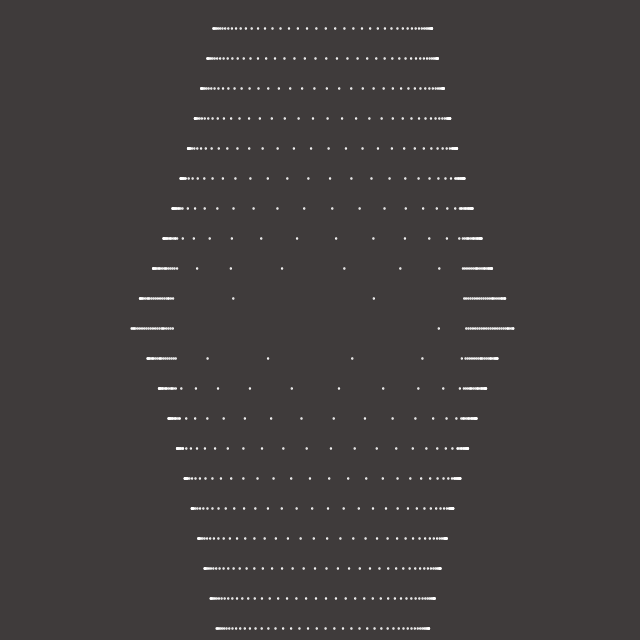
Frame 1 (no input)
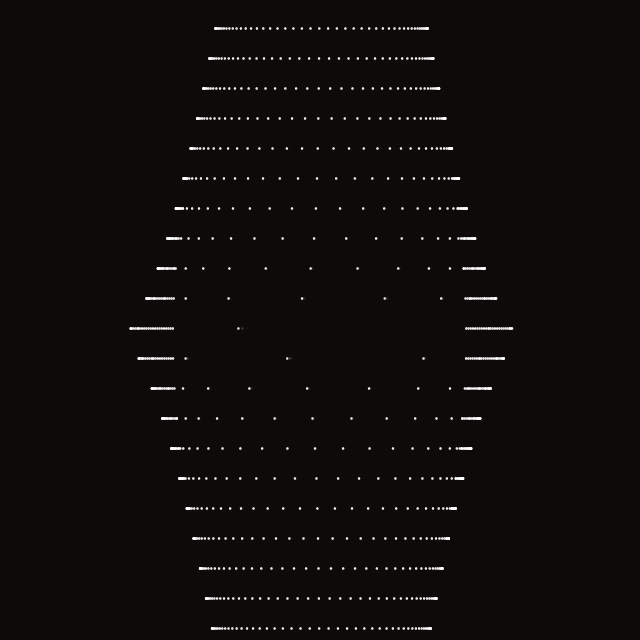
Frame 60 (no input)
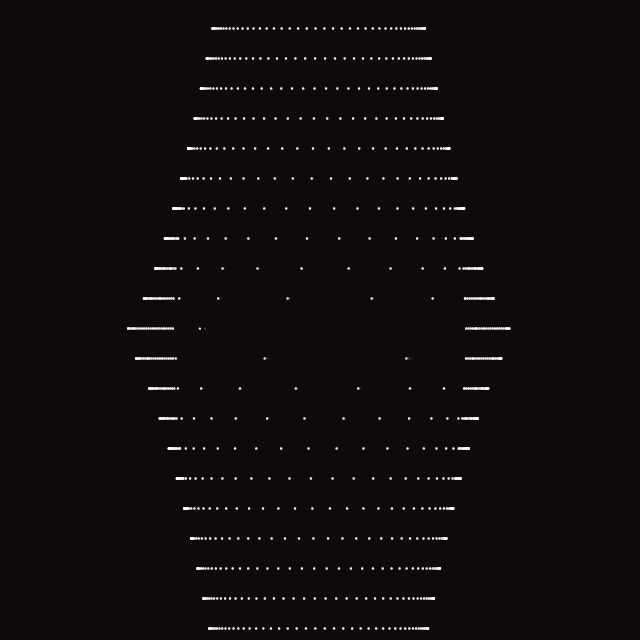
Frame 120 (the mouse pressed at the canvas centre since frame 60)

The p5.js sketch that drew these frames (run headless with seeded random() and noise() and a simulated clock; from frame 60 on, the mouse is pressed at the canvas centre):

// p5.js sketch
// ── sketch.js
//wip

let step = 17;
let margin = 100;

function setup() {
  createCanvas(640, 640);
  colorMode(HSL, 300, 100, 100, 1);
  strokeWeight(sqrt(2));
  stroke(255);
  noFill();
}

function draw() {
  background(0, 20, 5, 0.8);
  let mx = mouseX;
  let my = mouseY;
  let cx = cos(radians(frameCount)) * width / 33 + width / 2;
  let cy = sin(radians(frameCount)) * height / 33 + height / 2;

  for (let x = step / 2 - margin; x < width + margin; x += step) {
    beginShape();
    for (let y = step / 2 - margin; y < height + margin; y += 30) {
      let dism = dist(mx, my, x, y);
      let disc = dist(cx, cy, x, y);
      let x1 = x - ((x - cx) / disc + (x - width * 0.5) / 230) * 200;
      let y1 = y - ((y - cy) / dism / (y - height * 0.5) / 230) * 200;
      ellipse(x1, y1, 1);
    }
    endShape();
  }
}
